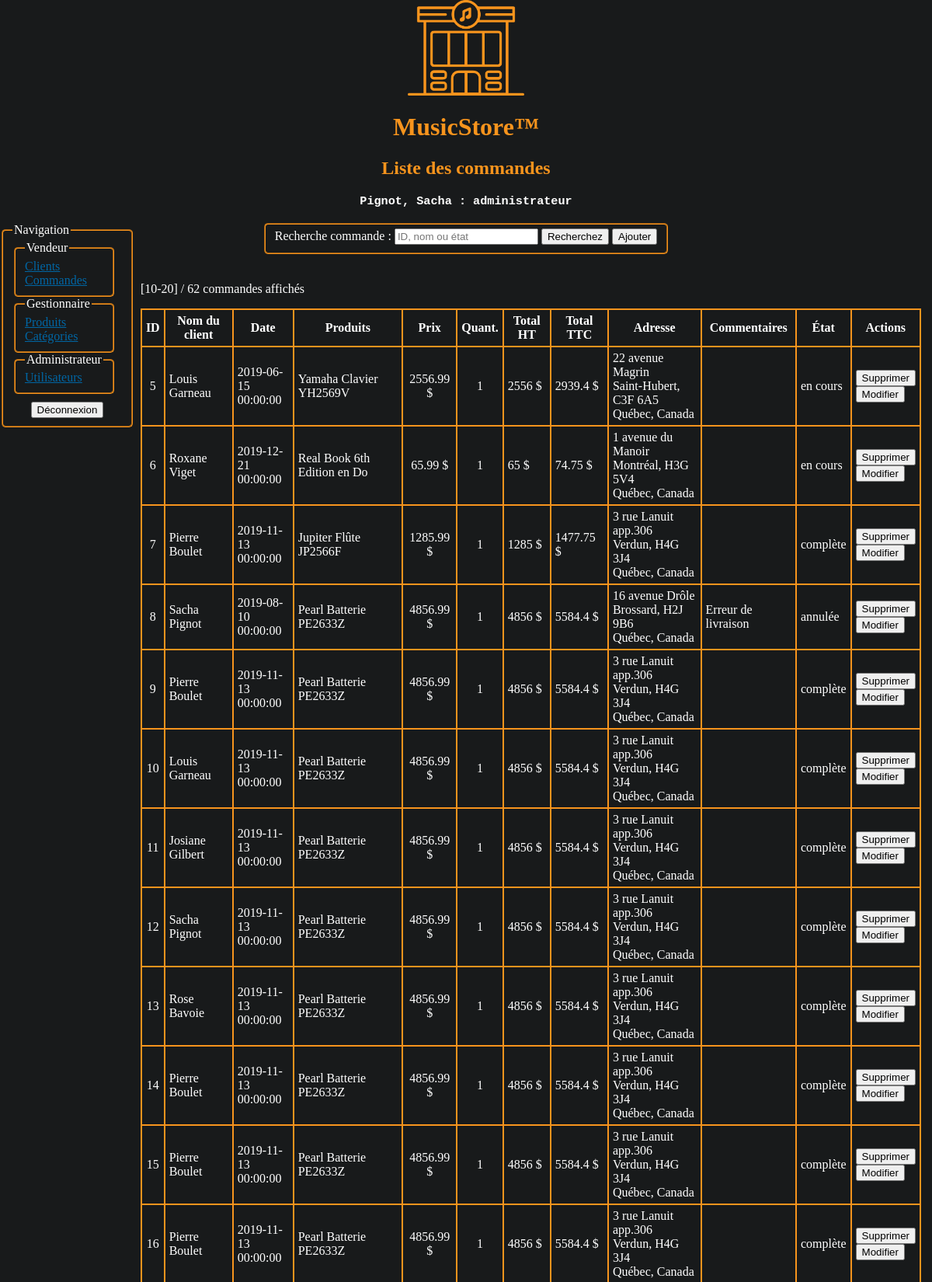
/commandes/index.php?page=2 (signed in, upper part), run on the app's committed database.
### tables this page shows
CREATE TABLE IF NOT EXISTS `commandes_produits` (
  `fk_commande_id` INT NOT NULL,
  `fk_produit_id` INT NOT NULL,
  `commande_produit_quantite` INT NOT NULL,
  PRIMARY KEY (`fk_produit_id`, `fk_commande_id`),
  INDEX `fk_commandes_has_produits_produits1_idx` (`fk_produit_id` ASC),
  INDEX `fk_commandes_has_produits_Commandes1_idx` (`fk_commande_id` ASC),
  CONSTRAINT `fk_commandes_has_produits_commandes1`
    FOREIGN KEY (`fk_commande_id`)
    REFERENCES `commandes` (`commande_id`)
    ON DELETE NO ACTION
    ON UPDATE NO ACTION,
  CONSTRAINT `fk_commandes_has_produits_produits1`
    FOREIGN KEY (`fk_produit_id`)
    REFERENCES `produits` (`produit_id`)
    ON DELETE NO ACTION
    ON UPDATE NO ACTION);

CREATE TABLE IF NOT EXISTS `commandes` (
  `commande_id` INT NOT NULL AUTO_INCREMENT,
  `commande_date` TIMESTAMP NOT NULL DEFAULT CURRENT_TIMESTAMP,
  `commande_adresse` VARCHAR(255) NOT NULL,
  `commande_adresse2` VARCHAR(255) NULL,
  `commande_adresse_ville` VARCHAR(255) NOT NULL,
  `commande_adresse_cp` VARCHAR(255) NOT NULL,
  `commande_etat` VARCHAR(255) NOT NULL DEFAULT "en cours",
  `commande_commentaires` VARCHAR(255) NULL,
  `fk_client_id` INT NOT NULL,
  PRIMARY KEY (`commande_id`),
  INDEX `fk_commandes_clients_idx` (`fk_client_id` ASC),
  CONSTRAINT `fk_commandes_clients`
    FOREIGN KEY (`fk_client_id`)
    REFERENCES `clients` (`client_id`)
    ON DELETE NO ACTION
    ON UPDATE NO ACTION);

### inc/sql.php (called while the page is built, shortened)
    <?php
function NombreProduitsParCommandes($conn)
{
    $req = "SELECT fk_commande_id, COUNT(fk_produit_id) AS 'nombre_de_produits' FROM commandes_produits GROUP BY fk_commande_id";
    if ($result = mysqli_query($conn, $req)) {
        $nbResult = mysqli_num_rows($result);
        $liste = array();
        if ($nbResult) {
            mysqli_data_seek($result, 0);
            while ($row = mysqli_fetch_array($result, MYSQLI_ASSOC)) {
                $liste[] = $row;
            }
        }
        return $liste;
    } else {
        errSQL($conn);
        exit;
    }
}
function NombreCommandes($conn)
{
    $req = "SELECT COUNT(commande_id) AS 'nombre' FROM commandes";
    if ($result = mysqli_query($conn, $req)) {
        $nbResult = mysqli_num_rows($result);
        if ($nbResult) {
            mysqli_data_seek($result, 0);
            $row = mysqli_fetch_array($result, MYSQLI_ASSOC);
            $nombre = $row["nombre"];
        }
        return $nombre;
    } else {
        errSQL($conn);
        exit;
    }
}
function ListerCommandes($conn, $recherche = "", $offset, $nbrParPage)
{
    $recherche = "%" . $recherche . "%";
    $req = "SELECT
    C.commande_id as 'commande_id',
    CONCAT(CL.client_prenom, ' ', CL.client_nom) as 'client_nom',
    SUBSTRING(C.commande_date, 1, 10) as 'date',
    SUBSTRING(C.commande_date, 12, 8) as 'heure',
    P.produit_nom as 'produit',
    CP.commande_produit_quantite as 'quantite',
    P.produit_prix as 'prix',
    C.commande_adresse as 'adresse',
    C.commande_adresse2 as 'adresse2',
    C.commande_adresse_ville as 'adresse_ville',
    C.commande_adresse_cp as 'adresse_cp',
    C.commande_commentaires as 'commentaires',
    C.commande_etat as 'etat'
    FROM
        commandes as C
    INNER JOIN
        commandes_produits as CP on CP.fk_commande_id = C.commande_id
    INNER JOIN
        produits as P on P.produit_id = CP.fk_produit_id
    INNER JOIN
        clients as CL on CL.client_id = C.fk_client_id
    WHERE (CL.client_prenom LIKE '$recherche') OR (CL.client_nom LIKE '$recherche') OR (C.commande_id LIKE '$recherche') OR (C.commande_etat LIKE '$recherche')
    ORDER BY `commande_id` ASC
    LIMIT $offset, $nbrParPage";
    if ($result = mysqli_query($conn, $req, MYSQLI_STORE_RESULT)) {
        $nbResult = mysqli_num_rows($result);
        $liste = array();
        if ($nbResult) {
            mysqli_data_seek($result, 0);
            $commande_id = "";
            $commande_client = "";
            $commande_date = "";
            $commande_heure = "";
            $commande_produit = "";
            $commande_produit_quantite = "";
            $commande_produit_prix = "";
            $commande_total_HT = "";
            $commande_total_TTC = "";
            $commande_adresse = "";
            $commande_adresse2 = "";
            $commande_adresse_ville = "";
            $commande_adresse_cp = "";
            $commande_commentaires = "";
            $commande_etat = "";
            while ($row = mysqli_fetch_array($result, MYSQLI_ASSOC)) {
                if ($commande_id !== $row['commande_id']) {
                    if ($commande_id !== "") {
                        $liste[] = array(
                            'commande_id' => $commande_id,
                            'commande_client' => $commande_client,
                            'commande_date' => $commande_date,
                            'commande_heure' => $commande_heure,
                            'commande_produit' => $commande_produit,
                            'commande_produit_quantite' => $commande_produit_quantite,
                            'commande_produit_prix' => $commande_produit_prix,
                            'commande_total_ht' => $commande_total_HT,
                            'commande_total_ttc' => $commande_total_TTC,
                            'commande_adresse' => $commande_adresse,
                            'commande_adresse2' => $commande_adresse2,
                            'commande_adresse_ville' => $commande_adresse_ville,
                            'commande_adresse_cp' => $commande_adresse_cp,
                            'commande_commentaires' => $commande_commentaires,
                            'commande_etat' => $commande_etat
                        );
                    }
                    $commande_id = $row['commande_id'];
                    $commande_client = $row['client_nom'];
                    $commande_date = $row['date'];
                    $commande_heure = $row['heure'];
                    $commande_produit = [];
                    $commande_produit_prix = [];
                    $commande_produit_quantite = [];
                    $commande_adresse = $row['adresse'];
                    $commande_adresse2 = $row['adresse2'];
                    $commande_adresse_ville = $row['adresse_ville'];
                    $commande_adresse_cp = $row['adresse_cp'];
                    $commande_commentaires = $row['commentaires'];
                    $commande_etat = $row['etat'];
                }
                $commande_produit[] = $row['produit'];
                $commande_produit_prix[] = $row['prix'] . " $";
                $commande_produit_quantite[] = $row['quantite'];
                $commande_total_HT = 0;
                for ($i = 0; $i < count($commande_produit_prix); ++$i) {
                    $commande_total_HT = $commande_total_HT + intval($commande_produit_prix[$i]);
                }
                $commande_total_TTC = $commande_total_HT * 1.15;
                $commande_total_HT = $commande_total_HT . " $";
                $commande_total_TTC = $commande_total_TTC . " $";
            }
            $liste[] = array(
                'commande_id' => $commande_id,
                'commande_client' => $commande_client,
                'commande_date' => $commande_date,
                'commande_heure' => $commande_heure,
                'commande_produit' => $commande_produit,
                'commande_produit_prix' => $commande_produit_prix,
                'commande_produit_quantite' => $commande_produit_quantite,
                'commande_total_ht' => $commande_total_HT,
                'commande_total_ttc' => $commande_total_TTC,
                'commande_adresse' => $commande_adresse,
                'commande_adresse2' => $commande_adresse2,
                'commande_adresse_ville' => $commande_adresse_ville,
                'commande_adresse_cp' => $commande_adresse_cp,
                'commande_commentaires' => $commande_commentaires,
                'commande_etat' => $commande_etat
            );
            return $liste;
        } else {
            return $liste;
        }
    }
}
            mysqli_rollback($conn); ?>

### commandes/index.php (the view, shortened to what this page needs)
<?php
require_once("../inc/sql.php");
$recherche = isset($_POST['recherche']) ? trim($_POST['recherche']) : "";
$nombreCommandes = NombreCommandes($conn);
$nombrePages = ceil($nombreCommandes / 10);
$pageActuelle = 1;
if (isset($_GET['page'])) {
    $pageActuelle = $_GET['page'];
} elseif ($pageActuelle > $nombrePages) {
    $pageActuelle = $nombrePages;
} else {
    $pageActuelle = 1;
}
$produitsParCommandes = NombreProduitsParCommandes($conn);
$nombres_de_produits_pour_dix_commandes = 0;
for ($i = 0; $i < 10; ++$i) {
    $nombres_de_produits_pour_dix_commandes += $produitsParCommandes[$i]['nombre_de_produits'];
}
$nbrParPage =  $nombres_de_produits_pour_dix_commandes;
$offset = ($pageActuelle - 1) * 10;
$liste = ListerCommandes($conn, $recherche, $offset, $nbrParPage);
?>
<!DOCTYPE html>
<html lang="fr">
<head>
    <link rel="stylesheet" href="../assets/css/main.css">
</head>
<body>
    <?php
    include("../header.php");
    include("../menu.php"); ?>
    <section>
        <form id="recherche" action="" method="post">
            <fieldset>
                <label>Recherche commande : </label>
                <input type="text" name="recherche" value="<?= $recherche ?>" placeholder="ID, nom ou état">
                <input type="submit" value="Recherchez">
                <button class="ajout"><a href="ajout.php">Ajouter</a></button>
            </fieldset>
        </form>
    </section>
    <main>
        <p>[<?= $offset ?>-<?= ($offset + 10) > $nombreCommandes ? $nombreCommandes : ($offset + 10) ?>] / <?= $nombreCommandes ?> commandes affichés</p>
        <table>
            <tr>
                <th>ID</th>
                <th>Nom du client</th>
                <th>Date</th>
                <th>Produits</th>
                <th>Prix</th>
                <th>Quant.</th>
                <th>Total HT</th>
                <th>Total TTC</th>
                <th>Adresse</th>
                <th>Commentaires</th>
                <th>État</th>
                <th>Actions</th>
            </tr>
            <?php
            foreach ($liste as $row) :
            ?>
                <tr>
                    <td style="text-align: center;"><?= $row["commande_id"] ?></td>
                    <td><?= $row["commande_client"] ?></td>
                    <td><?= $row["commande_date"] . "<br>" . $row["commande_heure"] ?></td>
                    <td><?= implode("<br>", $row["commande_produit"]) ?></td>
                    <td style="text-align: center;"><?= implode("<br>", $row["commande_produit_prix"]) ?></td>
                    <td style="text-align: center;"><?= implode("<br>", $row["commande_produit_quantite"]) ?></td>
                    <td><?= $row["commande_total_ht"] ?></td>
                    <td><?= $row["commande_total_ttc"] ?></td>
                    <td><?php echo $row["commande_adresse"];
                        echo isset($row["commande_adresse2"]) ? "<br>" . $row["commande_adresse2"] : "";
                        echo "<br>" . $row["commande_adresse_ville"] . ", " . $row["commande_adresse_cp"] .
                            "<br>Québec, Canada" ?></td>
                    <td><?= $row["commande_commentaires"] ?></td>
                    <td><?= $row["commande_etat"] ?></td>
                    <td>
                        <form action="" method="post">
                            <input type="submit" value="Supprimer">
                        </form>
                        <form action="" method="post">
                            <input type="submit" value="Modifier">
                        </form>
                    </td>
                </tr>
            <?php endforeach; ?>
        </table>
    </main>
</body>
</html>

### assets/css/style.css (style rules this page uses)
body { background-color: #181a1b; color: white; width: 100%; margin: auto; }
a { color: #0066a4; }
button a { text-decoration: none; color: black; }
fieldset { display: inline; border-radius: 5px; border-color: #F7941D ; margin-bottom: 20px; }
table { border-collapse: collapse; }
table,th, td { border: 2px solid #F7941D; }
th, td { padding: 5px; }
section, main { width: max-content; display: block; margin: auto; }

### data on the page
commandes_produits: fk_commande.commande_id "5", commande_client "Louis Garneau", commande_date "2019-06-15", commande_heure "00:00:00", commande_produit "Yamaha Clavier YH2569V", commande_produit_prix "2556.99 $", commande_produit_quantite "1", commande_total_ht "2556 $", commande_total_ttc "2939.4 $", fk_commande.commande_adresse "22 avenue Magrin", fk_commande.commande_adresse_ville "Saint-Hubert", fk_commande.commande_adresse_cp "C3F 6A5", fk_commande.commande_etat "en cours"
commandes_produits: fk_commande.commande_id "6", commande_client "Roxane Viget", commande_date "2019-12-21", commande_heure "00:00:00", commande_produit "Real Book 6th Edition en Do", commande_produit_prix "65.99 $", commande_produit_quantite "1", commande_total_ht "65 $", commande_total_ttc "74.75 $", fk_commande.commande_adresse "1 avenue du Manoir", fk_commande.commande_adresse_ville "Montréal", fk_commande.commande_adresse_cp "H3G 5V4", fk_commande.commande_etat "en cours"
commandes_produits: fk_commande.commande_id "7", commande_client "Pierre Boulet", commande_date "2019-11-13", commande_heure "00:00:00", commande_produit "Jupiter Flûte JP2566F", commande_produit_prix "1285.99 $", commande_produit_quantite "1", commande_total_ht "1285 $", commande_total_ttc "1477.75 $", fk_commande.commande_adresse "3 rue Lanuit", fk_commande.commande_adresse2 "app.306", fk_commande.commande_adresse_ville "Verdun", fk_commande.commande_adresse_cp "H4G 3J4", fk_commande.commande_etat "complète"
commandes_produits: fk_commande.commande_id "8", commande_client "Sacha Pignot", commande_date "2019-08-10", commande_heure "00:00:00", commande_produit "Pearl Batterie PE2633Z", commande_produit_prix "4856.99 $", commande_produit_quantite "1", commande_total_ht "4856 $", commande_total_ttc "5584.4 $", fk_commande.commande_adresse "16 avenue Drôle", fk_commande.commande_adresse_ville "Brossard", fk_commande.commande_adresse_cp "H2J 9B6", fk_commande.commande_commentaires "Erreur de livraison", fk_commande.commande_etat "annulée"
commandes_produits: fk_commande.commande_id "9", commande_client "Pierre Boulet", commande_date "2019-11-13", commande_heure "00:00:00", commande_produit "Pearl Batterie PE2633Z", commande_produit_prix "4856.99 $", commande_produit_quantite "1", commande_total_ht "4856 $", commande_total_ttc "5584.4 $", fk_commande.commande_adresse "3 rue Lanuit", fk_commande.commande_adresse2 "app.306", fk_commande.commande_adresse_ville "Verdun", fk_commande.commande_adresse_cp "H4G 3J4", fk_commande.commande_etat "complète"
commandes_produits: fk_commande.commande_id "10", commande_client "Louis Garneau", commande_date "2019-11-13", commande_heure "00:00:00", commande_produit "Pearl Batterie PE2633Z", commande_produit_prix "4856.99 $", commande_produit_quantite "1", commande_total_ht "4856 $", commande_total_ttc "5584.4 $", fk_commande.commande_adresse "3 rue Lanuit", fk_commande.commande_adresse2 "app.306", fk_commande.commande_adresse_ville "Verdun", fk_commande.commande_adresse_cp "H4G 3J4", fk_commande.commande_etat "complète"
commandes_produits: fk_commande.commande_id "11", commande_client "Josiane Gilbert", commande_date "2019-11-13", commande_heure "00:00:00", commande_produit "Pearl Batterie PE2633Z", commande_produit_prix "4856.99 $", commande_produit_quantite "1", commande_total_ht "4856 $", commande_total_ttc "5584.4 $", fk_commande.commande_adresse "3 rue Lanuit", fk_commande.commande_adresse2 "app.306", fk_commande.commande_adresse_ville "Verdun", fk_commande.commande_adresse_cp "H4G 3J4", fk_commande.commande_etat "complète"
commandes_produits: fk_commande.commande_id "12", commande_client "Sacha Pignot", commande_date "2019-11-13", commande_heure "00:00:00", commande_produit "Pearl Batterie PE2633Z", commande_produit_prix "4856.99 $", commande_produit_quantite "1", commande_total_ht "4856 $", commande_total_ttc "5584.4 $", fk_commande.commande_adresse "3 rue Lanuit", fk_commande.commande_adresse2 "app.306", fk_commande.commande_adresse_ville "Verdun", fk_commande.commande_adresse_cp "H4G 3J4", fk_commande.commande_etat "complète"
commandes_produits: fk_commande.commande_id "13", commande_client "Rose Bavoie", commande_date "2019-11-13", commande_heure "00:00:00", commande_produit "Pearl Batterie PE2633Z", commande_produit_prix "4856.99 $", commande_produit_quantite "1", commande_total_ht "4856 $", commande_total_ttc "5584.4 $", fk_commande.commande_adresse "3 rue Lanuit", fk_commande.commande_adresse2 "app.306", fk_commande.commande_adresse_ville "Verdun", fk_commande.commande_adresse_cp "H4G 3J4", fk_commande.commande_etat "complète"
commandes_produits: fk_commande.commande_id "14", commande_client "Pierre Boulet", commande_date "2019-11-13", commande_heure "00:00:00", commande_produit "Pearl Batterie PE2633Z", commande_produit_prix "4856.99 $", commande_produit_quantite "1", commande_total_ht "4856 $", commande_total_ttc "5584.4 $", fk_commande.commande_adresse "3 rue Lanuit", fk_commande.commande_adresse2 "app.306", fk_commande.commande_adresse_ville "Verdun", fk_commande.commande_adresse_cp "H4G 3J4", fk_commande.commande_etat "complète"
commandes_produits: fk_commande.commande_id "15", commande_client "Pierre Boulet", commande_date "2019-11-13", commande_heure "00:00:00", commande_produit "Pearl Batterie PE2633Z", commande_produit_prix "4856.99 $", commande_produit_quantite "1", commande_total_ht "4856 $", commande_total_ttc "5584.4 $", fk_commande.commande_adresse "3 rue Lanuit", fk_commande.commande_adresse2 "app.306", fk_commande.commande_adresse_ville "Verdun", fk_commande.commande_adresse_cp "H4G 3J4", fk_commande.commande_etat "complète"
commandes_produits: fk_commande.commande_id "16", commande_client "Pierre Boulet", commande_date "2019-11-13", commande_heure "00:00:00", commande_produit "Pearl Batterie PE2633Z", commande_produit_prix "4856.99 $", commande_produit_quantite "1", commande_total_ht "4856 $", commande_total_ttc "5584.4 $", fk_commande.commande_adresse "3 rue Lanuit", fk_commande.commande_adresse2 "app.306", fk_commande.commande_adresse_ville "Verdun", fk_commande.commande_adresse_cp "H4G 3J4", fk_commande.commande_etat "complète"

### other printed values
$titre "Liste des commandes"
$_SESSION['utilisateur']["utilisateur_nom"] "Pignot"
$_SESSION['utilisateur']["utilisateur_prenom"] "Sacha"
$_SESSION['utilisateur']["utilisateur_type"] "administrateur"
$offset "10"
$offset + 10 "20"
$nombreCommandes "62"
